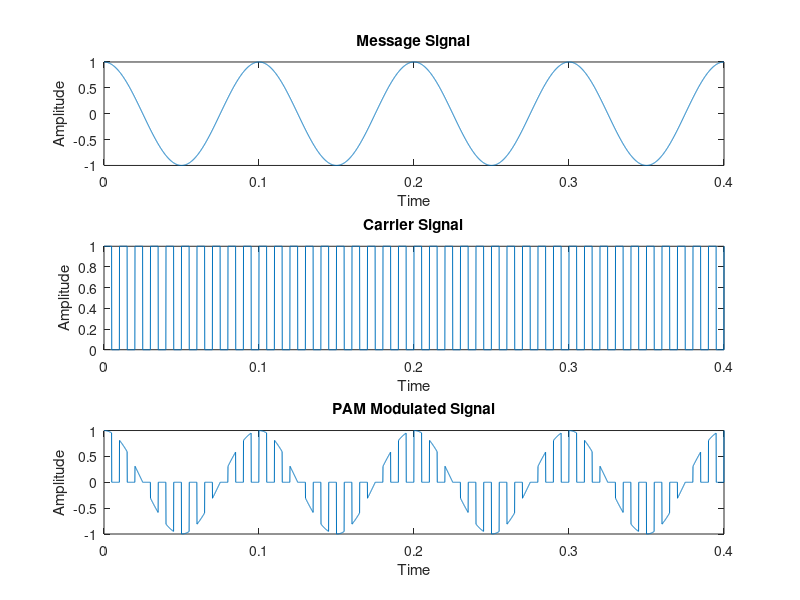

Recreate this plot in MATLAB.
%% PAM using Natural Sampling
fc = 100;
fm  = 10;
fs = 100*fc;
t = 0:1/fs:4/fm;
Msg_sgl  = cos(2*pi*fm*t);
Carr_sgl = 0.5*square(2*pi*fc*t) + 0.5;
Mod_sgl  = Msg_sgl .* Carr_sgl;

tt = [];
for i = 1:length(Mod_sgl)
    if Mod_sgl(i) == 0
        tt = [tt, Mod_sgl(i)];
    else
        tt = [tt, Mod_sgl(i) + 2];
    end
end

figure;
subplot(3,1,1);
plot(t, Msg_sgl);
title('Message Signal');
xlabel('Time');
ylabel('Amplitude');

subplot(3,1,2);
plot(t, Carr_sgl);
title('Carrier Signal');
xlabel('Time');
ylabel('Amplitude');

subplot(3,1,3);
plot(t, Mod_sgl);
title('PAM Modulated Signal');
xlabel('Time');
ylabel('Amplitude')
